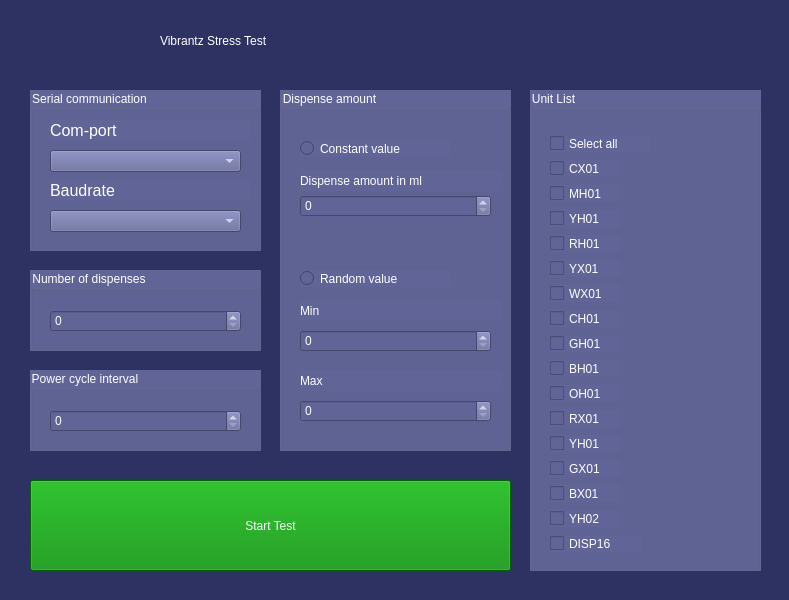
<?xml version="1.0" encoding="UTF-8"?>
<ui version="4.0">
 <class>MainWindow</class>
 <widget class="QMainWindow" name="MainWindow">
  <property name="geometry">
   <rect>
    <x>0</x>
    <y>0</y>
    <width>789</width>
    <height>600</height>
   </rect>
  </property>
  <property name="font">
   <font>
    <pointsize>10</pointsize>
   </font>
  </property>
  <property name="windowTitle">
   <string>MainWindow</string>
  </property>
  <property name="styleSheet">
   <string notr="true">background-color: rgb(46, 50, 99);</string>
  </property>
  <widget class="QWidget" name="centralwidget">
   <widget class="QLabel" name="label">
    <property name="geometry">
     <rect>
      <x>10</x>
      <y>10</y>
      <width>141</width>
      <height>61</height>
     </rect>
    </property>
    <property name="text">
     <string/>
    </property>
    <property name="pixmap">
     <pixmap>//vdlgroep.local/home/VIM/TomvanHeeswijk/Documents/My Pictures/Camera Roll/VDl_logo.png</pixmap>
    </property>
    <property name="scaledContents">
     <bool>true</bool>
    </property>
   </widget>
   <widget class="QLabel" name="label_2">
    <property name="geometry">
     <rect>
      <x>160</x>
      <y>20</y>
      <width>301</width>
      <height>41</height>
     </rect>
    </property>
    <property name="styleSheet">
     <string notr="true">color: rgb(255,255,255);
font: 24pt &quot;MS Shell Dlg 2&quot;;</string>
    </property>
    <property name="text">
     <string>Vibrantz Stress Test</string>
    </property>
   </widget>
   <widget class="QStackedWidget" name="stackedWidget">
    <property name="geometry">
     <rect>
      <x>0</x>
      <y>70</y>
      <width>811</width>
      <height>531</height>
     </rect>
    </property>
    <property name="currentIndex">
     <number>0</number>
    </property>
    <widget class="QWidget" name="Main">
     <widget class="QGroupBox" name="UnitSelect">
      <property name="geometry">
       <rect>
        <x>530</x>
        <y>20</y>
        <width>231</width>
        <height>481</height>
       </rect>
      </property>
      <property name="styleSheet">
       <string notr="true">background-color: rgb(96, 100, 150);
font: 14pt &quot;MS Shell Dlg 2&quot;;
color: rgb(255,255,255);</string>
      </property>
      <property name="title">
       <string>Unit List</string>
      </property>
      <widget class="QCheckBox" name="CX01_checkBox">
       <property name="geometry">
        <rect>
         <x>20</x>
         <y>70</y>
         <width>70</width>
         <height>17</height>
        </rect>
       </property>
       <property name="text">
        <string>CX01</string>
       </property>
      </widget>
      <widget class="QCheckBox" name="MH01_checkBox">
       <property name="geometry">
        <rect>
         <x>20</x>
         <y>95</y>
         <width>70</width>
         <height>17</height>
        </rect>
       </property>
       <property name="text">
        <string>MH01</string>
       </property>
      </widget>
      <widget class="QCheckBox" name="RH01_checkBox">
       <property name="geometry">
        <rect>
         <x>20</x>
         <y>145</y>
         <width>70</width>
         <height>17</height>
        </rect>
       </property>
       <property name="text">
        <string>RH01</string>
       </property>
      </widget>
      <widget class="QCheckBox" name="YH01_checkBox">
       <property name="geometry">
        <rect>
         <x>20</x>
         <y>120</y>
         <width>70</width>
         <height>17</height>
        </rect>
       </property>
       <property name="text">
        <string>YH01</string>
       </property>
      </widget>
      <widget class="QCheckBox" name="DISP16_checkBox">
       <property name="geometry">
        <rect>
         <x>20</x>
         <y>445</y>
         <width>91</width>
         <height>17</height>
        </rect>
       </property>
       <property name="text">
        <string>DISP16</string>
       </property>
      </widget>
      <widget class="QCheckBox" name="WX01_checkBox">
       <property name="geometry">
        <rect>
         <x>20</x>
         <y>195</y>
         <width>70</width>
         <height>17</height>
        </rect>
       </property>
       <property name="text">
        <string>WX01</string>
       </property>
      </widget>
      <widget class="QCheckBox" name="GH01_checkBox_2">
       <property name="geometry">
        <rect>
         <x>20</x>
         <y>220</y>
         <width>70</width>
         <height>17</height>
        </rect>
       </property>
       <property name="text">
        <string>CH01</string>
       </property>
      </widget>
      <widget class="QCheckBox" name="YX01_checkBox">
       <property name="geometry">
        <rect>
         <x>20</x>
         <y>170</y>
         <width>70</width>
         <height>17</height>
        </rect>
       </property>
       <property name="text">
        <string>YX01</string>
       </property>
      </widget>
      <widget class="QCheckBox" name="YH01_checkBox_2">
       <property name="geometry">
        <rect>
         <x>20</x>
         <y>345</y>
         <width>70</width>
         <height>17</height>
        </rect>
       </property>
       <property name="text">
        <string>YH01</string>
       </property>
      </widget>
      <widget class="QCheckBox" name="GX01_checkBox">
       <property name="geometry">
        <rect>
         <x>20</x>
         <y>370</y>
         <width>70</width>
         <height>17</height>
        </rect>
       </property>
       <property name="text">
        <string>GX01</string>
       </property>
      </widget>
      <widget class="QCheckBox" name="YH02_checkBox">
       <property name="geometry">
        <rect>
         <x>20</x>
         <y>420</y>
         <width>70</width>
         <height>17</height>
        </rect>
       </property>
       <property name="text">
        <string>YH02</string>
       </property>
      </widget>
      <widget class="QCheckBox" name="RX01_checkBox">
       <property name="geometry">
        <rect>
         <x>20</x>
         <y>320</y>
         <width>70</width>
         <height>17</height>
        </rect>
       </property>
       <property name="text">
        <string>RX01</string>
       </property>
      </widget>
      <widget class="QCheckBox" name="BH01_checkBox">
       <property name="geometry">
        <rect>
         <x>20</x>
         <y>270</y>
         <width>70</width>
         <height>17</height>
        </rect>
       </property>
       <property name="text">
        <string>BH01</string>
       </property>
      </widget>
      <widget class="QCheckBox" name="OH01checkBox">
       <property name="geometry">
        <rect>
         <x>20</x>
         <y>295</y>
         <width>70</width>
         <height>17</height>
        </rect>
       </property>
       <property name="text">
        <string>OH01</string>
       </property>
      </widget>
      <widget class="QCheckBox" name="BX01_checkBox">
       <property name="geometry">
        <rect>
         <x>20</x>
         <y>395</y>
         <width>70</width>
         <height>17</height>
        </rect>
       </property>
       <property name="text">
        <string>BX01</string>
       </property>
      </widget>
      <widget class="QCheckBox" name="GH01_checkBox">
       <property name="geometry">
        <rect>
         <x>20</x>
         <y>245</y>
         <width>70</width>
         <height>17</height>
        </rect>
       </property>
       <property name="text">
        <string>GH01</string>
       </property>
      </widget>
      <widget class="QCheckBox" name="SelectAll_checkBox">
       <property name="geometry">
        <rect>
         <x>20</x>
         <y>45</y>
         <width>101</width>
         <height>17</height>
        </rect>
       </property>
       <property name="text">
        <string>Select all</string>
       </property>
      </widget>
     </widget>
     <widget class="QPushButton" name="pushButton">
      <property name="geometry">
       <rect>
        <x>30</x>
        <y>410</y>
        <width>481</width>
        <height>91</height>
       </rect>
      </property>
      <property name="styleSheet">
       <string notr="true">background-color: rgb(0, 139, 0);
font: 24pt &quot;MS UI Gothic&quot;;

color: rgb(255,255,255);</string>
      </property>
      <property name="text">
       <string>Start Test</string>
      </property>
      <property name="flat">
       <bool>false</bool>
      </property>
     </widget>
     <widget class="QGroupBox" name="ComportSelect">
      <property name="geometry">
       <rect>
        <x>30</x>
        <y>20</y>
        <width>231</width>
        <height>161</height>
       </rect>
      </property>
      <property name="styleSheet">
       <string notr="true">background-color: rgb(96, 100, 150);
font: 14pt &quot;MS Shell Dlg 2&quot;;
color: rgb(255,255,255);</string>
      </property>
      <property name="title">
       <string>Serial communication</string>
      </property>
      <widget class="QComboBox" name="Com_comboBox">
       <property name="geometry">
        <rect>
         <x>20</x>
         <y>60</y>
         <width>191</width>
         <height>22</height>
        </rect>
       </property>
      </widget>
      <widget class="QComboBox" name="baud_comboBox">
       <property name="geometry">
        <rect>
         <x>20</x>
         <y>120</y>
         <width>191</width>
         <height>22</height>
        </rect>
       </property>
      </widget>
      <widget class="QLabel" name="label_7">
       <property name="geometry">
        <rect>
         <x>20</x>
         <y>30</y>
         <width>201</width>
         <height>21</height>
        </rect>
       </property>
       <property name="font">
        <font>
         <family>MS Shell Dlg 2</family>
         <pointsize>12</pointsize>
         <weight>50</weight>
         <italic>false</italic>
         <bold>false</bold>
        </font>
       </property>
       <property name="styleSheet">
        <string notr="true">font: 12pt &quot;MS Shell Dlg 2&quot;;</string>
       </property>
       <property name="text">
        <string>Com-port</string>
       </property>
      </widget>
      <widget class="QLabel" name="label_8">
       <property name="geometry">
        <rect>
         <x>20</x>
         <y>90</y>
         <width>201</width>
         <height>21</height>
        </rect>
       </property>
       <property name="font">
        <font>
         <family>MS Shell Dlg 2</family>
         <pointsize>12</pointsize>
         <weight>50</weight>
         <italic>false</italic>
         <bold>false</bold>
        </font>
       </property>
       <property name="styleSheet">
        <string notr="true">font: 12pt &quot;MS Shell Dlg 2&quot;;</string>
       </property>
       <property name="text">
        <string>Baudrate</string>
       </property>
      </widget>
     </widget>
     <widget class="QGroupBox" name="PowerCycleSelect">
      <property name="geometry">
       <rect>
        <x>30</x>
        <y>300</y>
        <width>231</width>
        <height>81</height>
       </rect>
      </property>
      <property name="styleSheet">
       <string notr="true">background-color: rgb(96, 100, 150);
font: 14pt &quot;MS Shell Dlg 2&quot;;
color: rgb(255,255,255);</string>
      </property>
      <property name="title">
       <string>Power cycle interval</string>
      </property>
      <widget class="QSpinBox" name="PowerCycle_spinBox">
       <property name="geometry">
        <rect>
         <x>20</x>
         <y>40</y>
         <width>191</width>
         <height>22</height>
        </rect>
       </property>
       <property name="maximum">
        <number>100000</number>
       </property>
      </widget>
     </widget>
     <widget class="QGroupBox" name="DispensAmountSelect">
      <property name="geometry">
       <rect>
        <x>280</x>
        <y>20</y>
        <width>231</width>
        <height>361</height>
       </rect>
      </property>
      <property name="styleSheet">
       <string notr="true">background-color: rgb(96, 100, 150);
font: 14pt &quot;MS Shell Dlg 2&quot;;
color: rgb(255,255,255);</string>
      </property>
      <property name="title">
       <string>Dispense amount</string>
      </property>
      <widget class="QSpinBox" name="DispenseAmount_spinBox">
       <property name="enabled">
        <bool>false</bool>
       </property>
       <property name="geometry">
        <rect>
         <x>20</x>
         <y>105</y>
         <width>191</width>
         <height>22</height>
        </rect>
       </property>
       <property name="maximum">
        <number>100000</number>
       </property>
      </widget>
      <widget class="QRadioButton" name="Const_radioButton">
       <property name="geometry">
        <rect>
         <x>20</x>
         <y>50</y>
         <width>151</width>
         <height>17</height>
        </rect>
       </property>
       <property name="text">
        <string>Constant value</string>
       </property>
      </widget>
      <widget class="QRadioButton" name="Random_radioButton">
       <property name="geometry">
        <rect>
         <x>20</x>
         <y>180</y>
         <width>151</width>
         <height>17</height>
        </rect>
       </property>
       <property name="text">
        <string>Random value</string>
       </property>
      </widget>
      <widget class="QSpinBox" name="MinDispense_spinBox">
       <property name="enabled">
        <bool>false</bool>
       </property>
       <property name="geometry">
        <rect>
         <x>20</x>
         <y>240</y>
         <width>191</width>
         <height>22</height>
        </rect>
       </property>
       <property name="maximum">
        <number>100000</number>
       </property>
      </widget>
      <widget class="QSpinBox" name="MaxDispense_spinBox">
       <property name="enabled">
        <bool>false</bool>
       </property>
       <property name="geometry">
        <rect>
         <x>20</x>
         <y>310</y>
         <width>191</width>
         <height>22</height>
        </rect>
       </property>
       <property name="maximum">
        <number>100000</number>
       </property>
      </widget>
      <widget class="QLabel" name="label_3">
       <property name="enabled">
        <bool>false</bool>
       </property>
       <property name="geometry">
        <rect>
         <x>20</x>
         <y>80</y>
         <width>201</width>
         <height>21</height>
        </rect>
       </property>
       <property name="styleSheet">
        <string notr="true">font: 12pt &quot;MS Shell Dlg 2&quot;;</string>
       </property>
       <property name="text">
        <string>Dispense amount in ml</string>
       </property>
      </widget>
      <widget class="QLabel" name="label_4">
       <property name="enabled">
        <bool>false</bool>
       </property>
       <property name="geometry">
        <rect>
         <x>20</x>
         <y>210</y>
         <width>201</width>
         <height>21</height>
        </rect>
       </property>
       <property name="styleSheet">
        <string notr="true">font: 12pt &quot;MS Shell Dlg 2&quot;;</string>
       </property>
       <property name="text">
        <string>Min</string>
       </property>
      </widget>
      <widget class="QLabel" name="label_5">
       <property name="enabled">
        <bool>false</bool>
       </property>
       <property name="geometry">
        <rect>
         <x>20</x>
         <y>280</y>
         <width>201</width>
         <height>21</height>
        </rect>
       </property>
       <property name="styleSheet">
        <string notr="true">font: 12pt &quot;MS Shell Dlg 2&quot;;</string>
       </property>
       <property name="text">
        <string>Max</string>
       </property>
      </widget>
     </widget>
     <widget class="QGroupBox" name="DispenseNumberSelect">
      <property name="geometry">
       <rect>
        <x>30</x>
        <y>200</y>
        <width>231</width>
        <height>81</height>
       </rect>
      </property>
      <property name="styleSheet">
       <string notr="true">background-color: rgb(96, 100, 150);
font: 14pt &quot;MS Shell Dlg 2&quot;;
color: rgb(255,255,255);</string>
      </property>
      <property name="title">
       <string>Number of dispenses</string>
      </property>
      <widget class="QSpinBox" name="DispenseNumber_spinBox">
       <property name="geometry">
        <rect>
         <x>20</x>
         <y>40</y>
         <width>191</width>
         <height>22</height>
        </rect>
       </property>
       <property name="maximum">
        <number>100000</number>
       </property>
      </widget>
     </widget>
    </widget>
    <widget class="QWidget" name="page_2">
     <widget class="QProgressBar" name="progressBar">
      <property name="geometry">
       <rect>
        <x>70</x>
        <y>200</y>
        <width>651</width>
        <height>91</height>
       </rect>
      </property>
      <property name="styleSheet">
       <string notr="true">color: rgb(255,255,255);
font: 16pt &quot;MS Shell Dlg 2&quot;;</string>
      </property>
      <property name="value">
       <number>34</number>
      </property>
      <property name="textVisible">
       <bool>false</bool>
      </property>
     </widget>
     <widget class="QLabel" name="label_6">
      <property name="geometry">
       <rect>
        <x>290</x>
        <y>70</y>
        <width>201</width>
        <height>61</height>
       </rect>
      </property>
      <property name="styleSheet">
       <string notr="true">color: rgb(255,255,255);
font: 24pt &quot;MS Shell Dlg 2&quot;;</string>
      </property>
      <property name="text">
       <string>Test Progress</string>
      </property>
     </widget>
     <widget class="QPushButton" name="pushButton_2">
      <property name="geometry">
       <rect>
        <x>250</x>
        <y>380</y>
        <width>281</width>
        <height>91</height>
       </rect>
      </property>
      <property name="styleSheet">
       <string notr="true">background-color: rgb(139, 139, 139);
font: 24pt &quot;MS Shell Dlg 2&quot;;
color: rgb(255,255,255);
</string>
      </property>
      <property name="text">
       <string>Stop Test</string>
      </property>
     </widget>
    </widget>
   </widget>
  </widget>
 </widget>
 <resources/>
 <connections/>
</ui>
